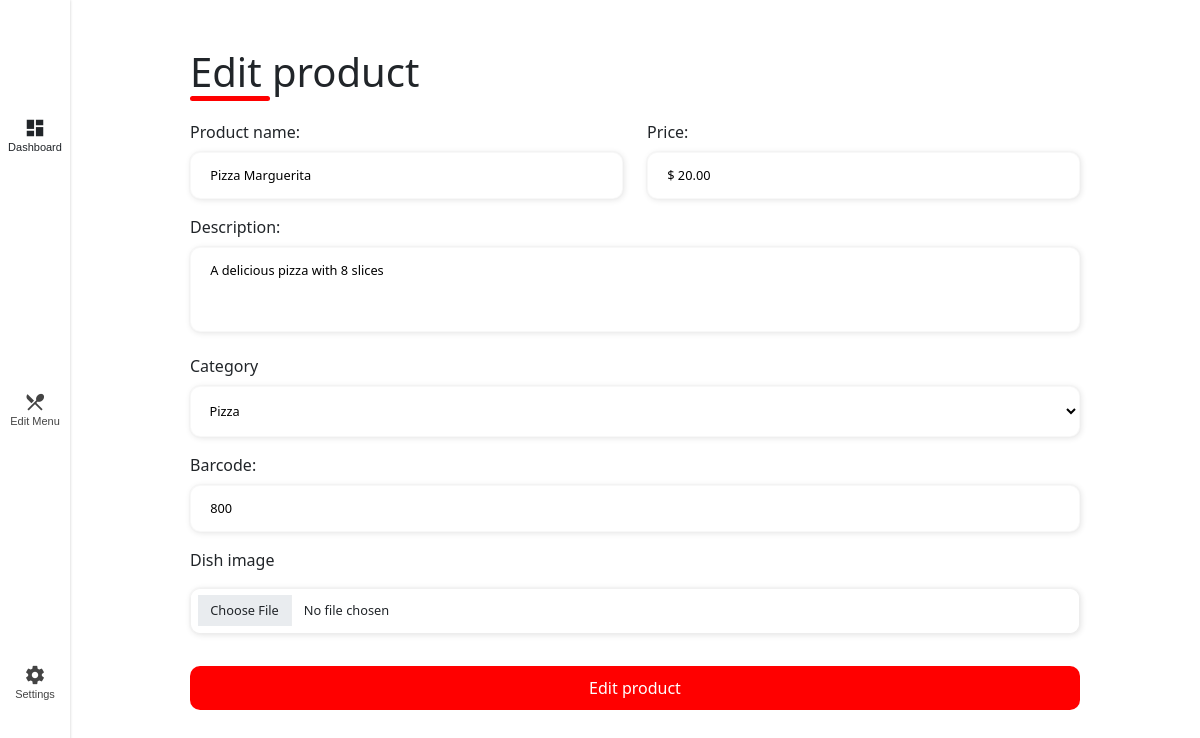
Before: /admin/settings/edit-menu/1 (signed in) with the older database file.
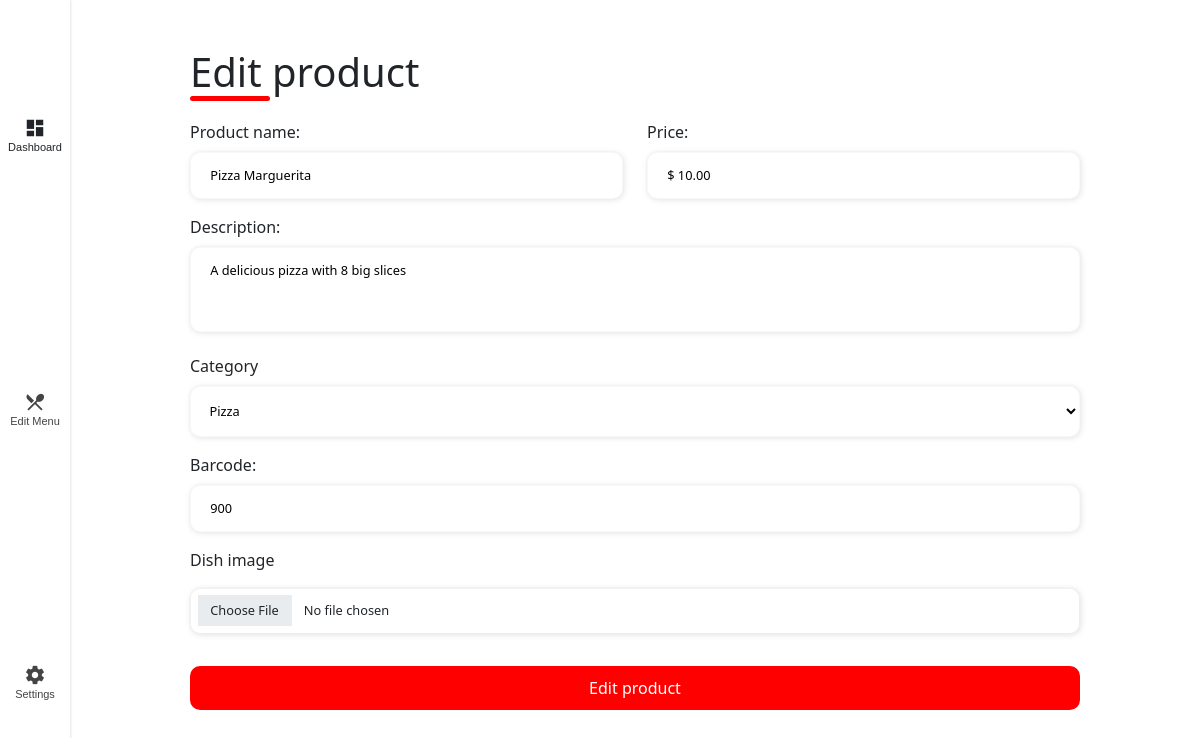
After: the same page with the newer database file.
### appetieats/models.py (models this page shows)
class Products(db.Model, SerializerMixin):
    id = db.Column(db.Integer, primary_key=True, autoincrement=True)
    name = db.Column(db.String(200), nullable=False)
    description = db.Column(db.Text)
    price = db.Column(db.Float, nullable=False)
    barcode = db.Column(db.Integer, nullable=False)
    available = db.Column(db.String(5), nullable=False)
    category_id = db.Column(db.Integer, db.ForeignKey('categories.id'))
    user_id = db.Column(db.Integer, db.ForeignKey('users.id'))

class Categories(db.Model, SerializerMixin):
    id = db.Column(db.Integer, primary_key=True, autoincrement=True)
    user_id = db.Column(db.Integer, db.ForeignKey('users.id'))
    category_name = db.Column(db.String(200), nullable=False)

### appetieats/routes/admin/settings.py (the view)
@settings_bp.route("/admin/settings/edit-menu/<product_id>", methods=["GET", "POST"])
@login_required
def edit_product(product_id):
    if request.method == "POST":
        product_data = get_product_data_from_request()
        update_product_data(product_data, product_id)
        return redirect(f"/admin/settings/edit-menu/{product_id}")
    else:
        user_id = session.get("user_id")
        product = Products.query.filter_by(user_id=user_id,
                                           id=product_id).first()
        if not product:
            return abort(403, "Choose a valid product")
        current_category = Categories.query.filter_by(
                id=product.category_id).first()
        categories = Categories.query.filter(
                Categories.user_id == user_id,
                Categories.id != current_category.id).all()
        return render_template(
                "admin/settings/edit-menu-form.html", product=product,
                current_category=current_category, categories=categories)

### appetieats/ext/helpers.py (called while the page is built)
def login_required(f):
    @wraps(f)
    def decorated_function(*args, **kwargs):
        if session.get("user_id") is None:
            return redirect("/login")
        return f(*args, **kwargs)
    return decorated_function

### appetieats/templates/admin/settings/edit-menu-form.html (shortened to what this page needs)
{% extends "admin/admin.html" %}
{% block head %}
<link rel="stylesheet" href="https://cdnjs.cloudflare.com/ajax/libs/cropper/2.3.3/cropper.css">
{% endblock %}
{% block main %}
<form method="post" action="/admin/settings/edit-menu/{{ product.id }}" enctype="multipart/form-data">
    <div class="form-header">
        <div class="title mt-5 text-center">
            <h1>Edit product</h1>
        </div>
    </div>
    <div class="input-box">
        <div class="row">
            <div class="col-md-6 std-input-box">
                <label for="name">Product name: </label>
                <input id="name" name="name" class="std-input required" type="text" placeholder="e.g., hamburger, macaroni..." value="{{ product.name }}"required>
            </div>
            <div class="col-md-6 std-input-box">
                <label for="price">Price: </label>
                <input id="price" name="price" class="std-input required" type="text" required>
            </div>
        </div>
        <div class="row">
            <div class="std-input-box">
                <label for="description">Description: </label>
                <textarea id="description" name="description" class="std-input required" type="text" rows="3" placeholder="A perfect blend of succulent flavors, irresistible textures, and special touches..." required>{{ product.description }}</textarea>
            </div>
        </div>
        <div class="row">
            <div class="std-input-box">
                <label for="category">Category</label>
                <select class="" id="category" name="category" required>
                    <option value="{{ current_category.id }}" selected>{{ current_category.category_name}}</option>
                </select>
            </div>
        </div>
        <div class="row">
            <div class="std-input-box">
                <label for="barcode">Barcode: </label>
                <input id="barcode" name="barcode" class="std-input required" type="text" inputmode="numeric" placeholder="e.g., 108745..." value="{{ product.barcode }}" required>
            </div>
        </div>
        <div class="row">
            <div class="std-input-box">
                <div class="std-input-box">
                    <label for="file" class="form-label">Dish image</label>
                    <input class="form-control" type="file" id="image" name="image">
                </div>
            </div>
        </div>
        <button class="std-button mt-3" type="submit">Edit product</button>
    </div>
</form>
{% endblock %}
{% block edit %}{% endblock %}

### appetieats/templates/admin/admin.html (shortened to what this page needs)
<!DOCTYPE html>
<html lang="en">
    <head>
        <link href="https://cdn.jsdelivr.net/npm/bootstrap@5.1.3/dist/css/bootstrap.min.css" rel="stylesheet">
        <link href="/static/css/admin/add.css" rel="stylesheet">
        <link href="/static/css/nav.css" rel="stylesheet">
        {% block head %}{% endblock %}
    </head>
    <body>
        <main>
            <div class="main_box">
                <div class="main_content">
                    {% block main %}{% endblock %}
                </div>
            </div>
        </main>
        <nav class="nav">
            <a href="/admin/dashboard" class="nav_link {% block dashboard %}{% endblock %}">
                <span class="material-icons nav_icon">dashboard</span>
                <span class="nav_text">Dashboard</span>
            </a>
            <a href="/admin/edit-menu" class="nav_link {% block edit %}{% endblock %}">
                <span class="material-icons nav_icon">restaurant_menu</span>
                <span class="nav_text">Edit Menu</span>
            </a>
            <a href="/admin/settings" class="nav_link {% block settings %}{% endblock %}">
                <span class="material-icons nav_icon">settings</span>
                <span class="nav_text">Settings</span>
            </a>
        </nav>
    </body>
</html>

### appetieats/static/css/admin/add.css (style rules this page uses)
:root { --std-red: #ff0000; --std-dark-red: #cc0000; --std-spacegray: #eeeeee65; }
textarea { resize: none; }
.std-input-box input, select, textarea { width: 100%; margin: 0.5rem 0 1rem 0; padding: 0.8rem 1.2rem; border: 1px solid var(--std-spacegray); outline: 1px solid var(--std-spacegray); border-radius: 10px; box-shadow: 1px 1px 6px #0000001c; font-size: 0.8rem; }
.std-input-box select { padding: 0.9rem; background-color: #fff; }
.std-button { width: 100%; border: none; background-color: var(--std-red); padding: 0.62rem; border-radius: 10px; cursor: pointer; color: #fff; }
.form-header { margin-bottom: 1rem; display: flex; justify-content: space-between; }
.form-header h1::after { content: ''; display: block; width: 5rem; height: 0.3rem; background-color: #ff0000; margin: 0 auto; position: absolute; border-radius: 10px; }

### appetieats/static/css/nav.css (style rules this page uses)
body { margin: 0 0 55px 0; }
.nav { position: fixed; bottom: 0; width: 100%; height: 55px; box-shadow: 0 0 3px rgba(0, 0, 0, 0.2); background-color: #ffffff; display: flex; overflow-x: auto; }
.nav_link { display: flex; flex-direction: column; align-items: center; justify-content: center; flex-grow: 1; min-width: 50px; overflow: hidden; white-space: nowrap; font-family: sans-serif; font-size: 13px; color: #444444; text-decoration: none; -webkit-tap-highlight-color: transparent; transition: background-color 0.1s ease-in-out; }
.nav_icon { font-size: 22px; }
.main_box { display: flex; justify-content: center; align-items: center; }
.main_content { width: 80%; padding-bottom: 55px; }
@media (min-width: 768px) { .nav { flex-direction: column; justify-content: center; width: 70px; height: 100%; } }
@media (min-width: 768px) { .nav_text { font-size: 11px; } }
@media (min-width: 768px) { .nav_link { padding: 0 5px; } }
@media (min-width: 768px) { .main_content { padding-left: 70px; } }

Changed rows visible on the page:
changed Products "Pizza Marguerita": description "A delicious pizza with 8 slices" → "A delicious pizza with 8 big slices"; barcode "800" → "900"
Other visible differences:
form field price: "$ 20.00" → "$ 10.00"
